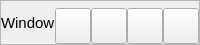
           <widget class="QFrame" name="frame_3">
            <property name="minimumSize">
             <size>
              <width>0</width>
              <height>45</height>
             </size>
            </property>
            <property name="maximumSize">
             <size>
              <width>16777215</width>
              <height>45</height>
             </size>
            </property>
            <property name="frameShape">
             <enum>QFrame::StyledPanel</enum>
            </property>
            <property name="frameShadow">
             <enum>QFrame::Raised</enum>
            </property>
            <layout class="QHBoxLayout" name="horizontalLayout_2">
             <property name="spacing">
              <number>0</number>
             </property>
             <property name="leftMargin">
              <number>0</number>
             </property>
             <property name="topMargin">
              <number>0</number>
             </property>
             <property name="rightMargin">
              <number>0</number>
             </property>
             <property name="bottomMargin">
              <number>0</number>
             </property>
             <item>
              <widget class="QLabel" name="label">
               <property name="font">
                <font>
                 <pointsize>11</pointsize>
                 <italic>false</italic>
                 <bold>false</bold>
                </font>
               </property>
               <property name="autoFillBackground">
                <bool>false</bool>
               </property>
               <property name="styleSheet">
                <string notr="true"/>
               </property>
               <property name="text">
                <string>Window</string>
               </property>
              </widget>
             </item>
             <item>
              <widget class="QPushButton" name="pushButton_11">
               <property name="minimumSize">
                <size>
                 <width>36</width>
                 <height>36</height>
                </size>
               </property>
               <property name="maximumSize">
                <size>
                 <width>28</width>
                 <height>28</height>
                </size>
               </property>
               <property name="cursor">
                <cursorShape>PointingHandCursor</cursorShape>
               </property>
               <property name="styleSheet">
                <string notr="true"/>
               </property>
               <property name="text">
                <string/>
               </property>
               <property name="icon">
                <iconset resource="res.qrc">
                 <normaloff>:/icons/icons/icon_settings.png</normaloff>:/icons/icons/icon_settings.png</iconset>
               </property>
               <property name="iconSize">
                <size>
                 <width>20</width>
                 <height>20</height>
                </size>
               </property>
              </widget>
             </item>
             <item>
              <widget class="QPushButton" name="pushButton_3">
               <property name="minimumSize">
                <size>
                 <width>36</width>
                 <height>36</height>
                </size>
               </property>
               <property name="maximumSize">
                <size>
                 <width>28</width>
                 <height>28</height>
                </size>
               </property>
               <property name="cursor">
                <cursorShape>PointingHandCursor</cursorShape>
               </property>
               <property name="toolTip">
                <string>&lt;html&gt;&lt;head/&gt;&lt;body&gt;&lt;p&gt;Minimize&lt;/p&gt;&lt;/body&gt;&lt;/html&gt;</string>
               </property>
               <property name="text">
                <string/>
               </property>
               <property name="icon">
                <iconset resource="res.qrc">
                 <normaloff>:/icons/icons/icon_minimize.png</normaloff>:/icons/icons/icon_minimize.png</iconset>
               </property>
               <property name="iconSize">
                <size>
                 <width>20</width>
                 <height>20</height>
                </size>
               </property>
              </widget>
             </item>
             <item>
              <widget class="QPushButton" name="pushButton_2">
               <property name="minimumSize">
                <size>
                 <width>36</width>
                 <height>36</height>
                </size>
               </property>
               <property name="maximumSize">
                <size>
                 <width>28</width>
                 <height>28</height>
                </size>
               </property>
               <property name="cursor">
                <cursorShape>PointingHandCursor</cursorShape>
               </property>
               <property name="toolTip">
                <string>&lt;html&gt;&lt;head/&gt;&lt;body&gt;&lt;p&gt;Maximize&lt;/p&gt;&lt;/body&gt;&lt;/html&gt;</string>
               </property>
               <property name="text">
                <string/>
               </property>
               <property name="icon">
                <iconset resource="res.qrc">
                 <normaloff>:/icons/icons/icon_maximize.png</normaloff>:/icons/icons/icon_maximize.png</iconset>
               </property>
               <property name="iconSize">
                <size>
                 <width>20</width>
                 <height>20</height>
                </size>
               </property>
              </widget>
             </item>
             <item>
              <widget class="QPushButton" name="pushButton">
               <property name="minimumSize">
                <size>
                 <width>36</width>
                 <height>36</height>
                </size>
               </property>
               <property name="maximumSize">
                <size>
                 <width>28</width>
                 <height>28</height>
                </size>
               </property>
               <property name="cursor">
                <cursorShape>PointingHandCursor</cursorShape>
               </property>
               <property name="toolTip">
                <string>&lt;html&gt;&lt;head/&gt;&lt;body&gt;&lt;p&gt;Close&lt;/p&gt;&lt;/body&gt;&lt;/html&gt;</string>
               </property>
               <property name="styleSheet">
                <string notr="true">QPushButton:hover {
	background-color:#962128; border-style: solid; border-radius: 4px; 
}
QPushButton:pressed {
	 background-color: rgb(23, 26, 30); border-style: solid; border-radius: 4px; 
}</string>
               </property>
               <property name="text">
                <string/>
               </property>
               <property name="icon">
                <iconset resource="res.qrc">
                 <normaloff>:/icons/icons/icon_close.png</normaloff>:/icons/icons/icon_close.png</iconset>
               </property>
               <property name="iconSize">
                <size>
                 <width>20</width>
                 <height>20</height>
                </size>
               </property>
              </widget>
             </item>
            </layout>
            <zorder>pushButton_3</zorder>
            <zorder>pushButton_2</zorder>
            <zorder>pushButton</zorder>
            <zorder>label</zorder>
            <zorder>pushButton_11</zorder>
           </widget>
